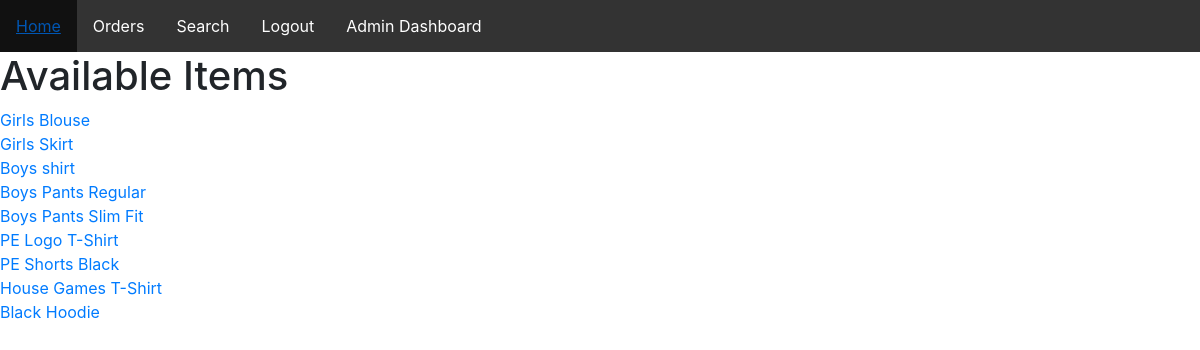
The page /display on the database its author committed.
### tables this page shows
CREATE TABLE "uniform" (
	"uniform_id"	TEXT NOT NULL,
	"item_name"	INTEGER,
	"price"	NUMERIC,
	"size"	TEXT,
	"stock"	INTEGER,
	PRIMARY KEY("uniform_id")
);

### app.py (the view)
@app.route("/display", methods=['GET'])
def home():
    uniform_items = get_product_names()
    return render_template("home.html", items=uniform_items)

### db.py (called while the page is built)
def init():
    conn = sqlite3.connect("uniform.db")
    c = conn.cursor()
    return conn, c

def get_product_names():
    conn, c = init()
    c.execute("SELECT * FROM uniform")
    items = c.fetchall()
    item_list = []
    for item in items:
        if item[1] in item_list:
            continue
        else:
            item_list.append(item[1])
    print(item_list)
    return item_list

### templates/home.html (shortened to what this page needs)
{% extends "nav.html" %}
{% block page %}
    <h1>Available Items</h1>
    {% for item in items %}
            <a href="/display/{{ item }}">{{ item }}</a><br>
    {% endfor %}
{% endblock %}

### templates/nav.html (shortened to what this page needs)
<!DOCTYPE html>
<html>
<head>
  <link rel="stylesheet" href="https://stackpath.bootstrapcdn.com/bootstrap/4.3.1/css/bootstrap.min.css">
</head>
<body>
<ul class="navigation-bar">
  <li><a class="active" href="/display">Home</a></li>
  <li><a href="/orders">Orders</a></li>
  <li><a href="/search">Search</a></li>
  <li><a href="/logout">Logout</a></li>
  <li><a href="/admin">Admin Dashboard</a></li>
</ul>
{% block page %}{% endblock %}
</body>
</html>

### templates/nav.html (style rules this page uses)
.navigation-bar { list-style-type: none; margin: 0; padding: 0; overflow: hidden; background-color: #333; }
li { float: left; }
li a { display: block; color: white; text-align: center; padding: 14px 16px; text-decoration: none; }

### rows shown on the page
uniform: item_name "Girls Blouse"
uniform: item_name "Girls Skirt"
uniform: item_name "Boys shirt"
uniform: item_name "Boys Pants Regular"
uniform: item_name "Boys Pants Slim Fit"
uniform: item_name "PE Logo T-Shirt"
uniform: item_name "PE Shorts Black"
uniform: item_name "House Games T-Shirt"
uniform: item_name "Black Hoodie"
